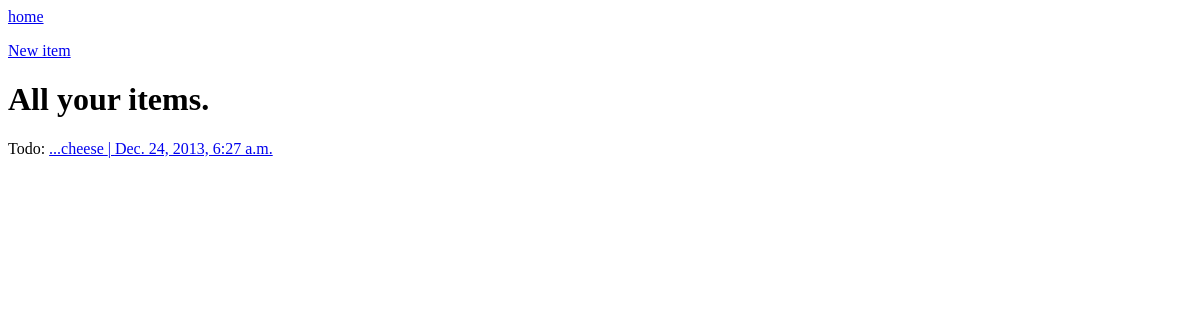
Before: /todo/item/all/ (signed in) with the older database file.
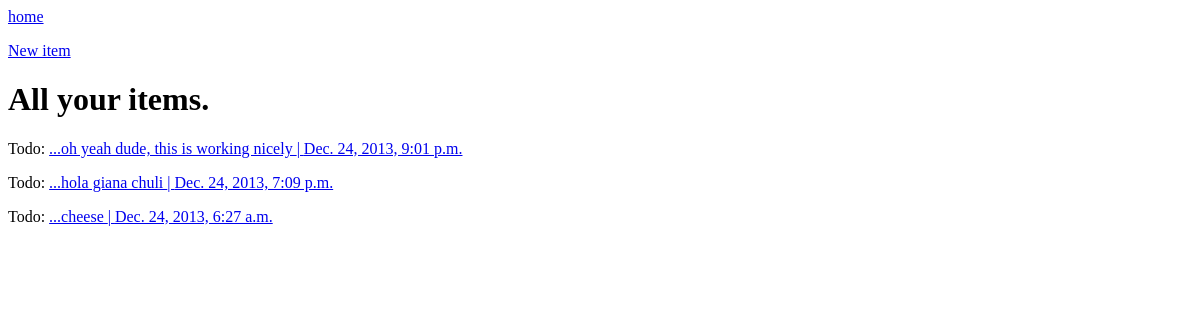
After: the same page with the newer database file.
### todo/models.py (models this page shows, shortened)
class Item(models.Model):
    todo = models.TextField(default='...')
    created_at = models.DateTimeField(auto_now_add=True)
    user = models.ForeignKey(User)
    class Meta:
        ordering = ['-id']

### todo/views.py (the view)
class ItemList(ListView):
    model = Item
    template_name = 'item_list.html'
    def get_queryset(self):
        return get_object_or_404(User, id=self.request.user.id).item_set.all()

### todo/templates/item_list.html
<a href="/">home</a>
<p><a href="{% url 'item_create' %}">New item</a></p>
<h1>All your items.</h1>
{% if object_list %}
	{% for item in object_list %}
	<p>Todo: <a href="{% url 'item_detail' item.id %}">{{item.todo}} |
	{{item.created_at}}</a></p>
	{% endfor %}
{% else %}
<p>You have no items yet.</p>
{% endif %}

Changed rows visible on the page:
added Item: todo "...oh yeah dude, this is working nicely", created_at "Dec. 24, 2013, 9:01 p.m."
added Item: todo "...hola giana chuli", created_at "Dec. 24, 2013, 7:09 p.m."
